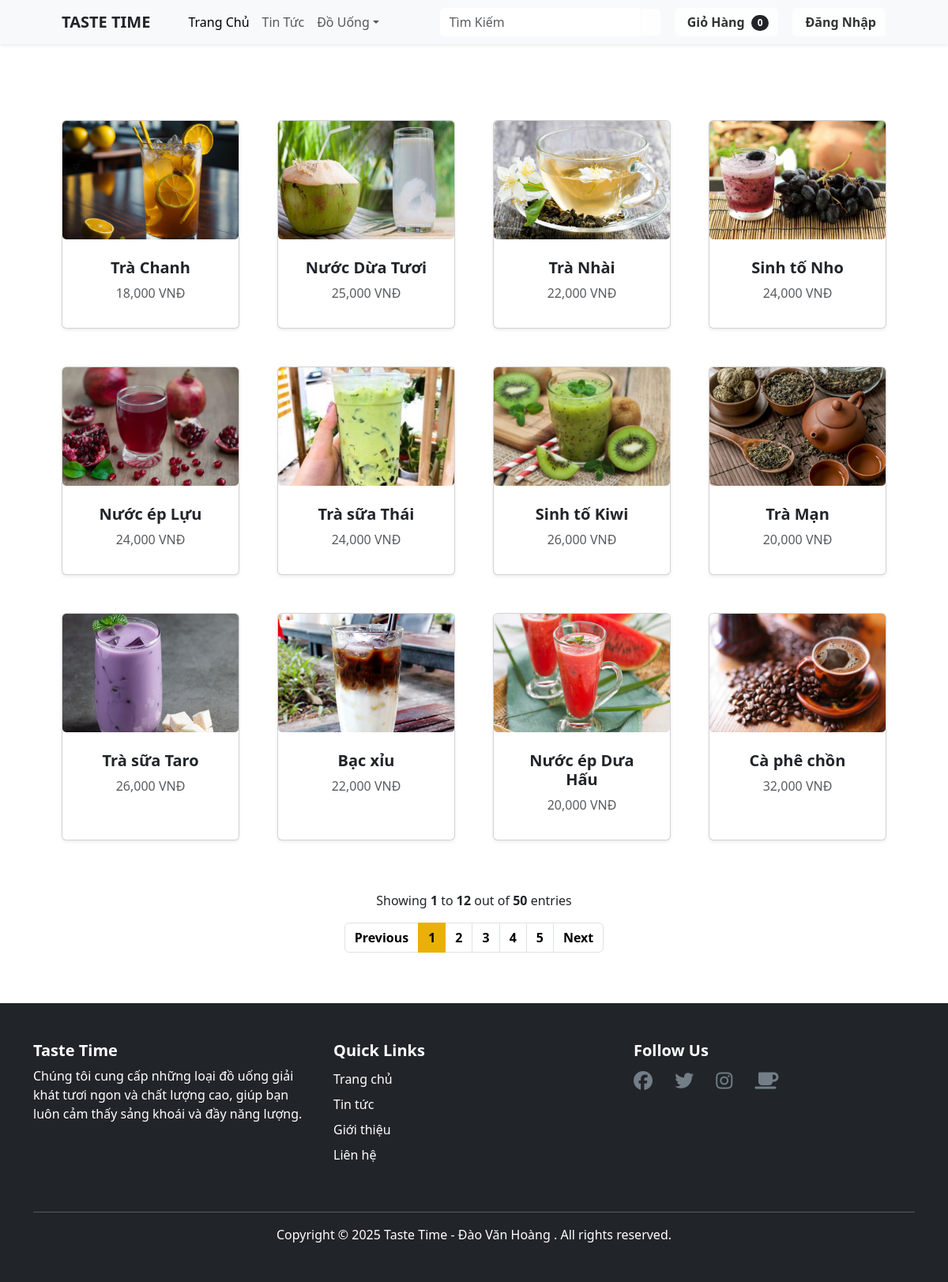
The page /result.php on the database its author committed.
### tables this page shows
CREATE TABLE `beverages` (
  `beverage_id` int(11) NOT NULL,
  `beverage_name` varchar(100) NOT NULL,
  `price` decimal(10,2) NOT NULL,
  `description` varchar(255) NOT NULL,
  `image` varchar(255) NOT NULL,
  `category_id` int(11) NOT NULL
);

### models/database.php (called while the page is built, shortened)
<?php
class Database
{
    public static $connection;
    public function __construct()
    {
        if (!self::$connection) {
            self::$connection = new mysqli(DB_HOST, DB_USER, DB_PASSWORD, DB_NAME, PORT);
            self::$connection->set_charset(DB_CHARSET);
        }
        return self::$connection;
    }
}

### models/beverages.php (called while the page is built, shortened)
<?php
class Beverages
{
    private $beverage_id, $beverage_name, $price, $description, $image, $category_id;
    public function __construct($beverage_id, $beverage_name, $price, $description, $image, $category_id)
    {
        $this->beverage_id = $beverage_id;
        $this->beverage_name = $beverage_name;
        $this->price = $price;
        $this->image = $image;
    }
    public function getBeverageId()
    {
        return $this->beverage_id;
    }
    public function getBeverageName()
    {
        return $this->beverage_name;
    }
    public function getPrice()
    {
        return $this->price;
    }
    public function getImage()
    {
        return $this->image;
    }
}

### result.php (the view, shortened to what this page needs)
<?php
require_once './models/beveragesRepository.php';
$beveragesRepository = new BeveragesRepository();
$page = 1;
$perPage = 12;
$key = "";
$searchBeverages = $beveragesRepository->searchBeverages($key);
$total = count($searchBeverages);
$pageMax = ceil($total / $perPage);
$searchBeveragesPage = $beveragesRepository->searchBeveragesPage($key, $page, $perPage);
?>
<?php require_once 'header.php'; ?>
<section class="py-5">
    <div class="container px-4 px-lg-5 mt-5">
        <div class="row gx-4 gx-lg-5 row-cols-2 row-cols-md-3 row-cols-xl-4 justify-content-center">
            <?php foreach ($searchBeveragesPage as $beverages) { ?>
                <div class="col mb-5">
                    <div class="card h-100 shadow-sm">
                        <a href="detail.php?beverage_id=<?= $beverages->getBeverageId(); ?>">
                            <img class="card-img-top" src="./assets/img/<?= $beverages->getImage(); ?>" alt="Beverage Image" />
                        </a>
                        <div class="card-body p-4 text-center">
                            <h5 class="fw-bolder">
                                <a href="detail.php?beverage_id=<?= $beverages->getBeverageId(); ?>" class="text-dark text-decoration-none"><?= $beverages->getBeverageName(); ?></a>
                            </h5>
                            <p class="text-muted mb-2"><?= number_format($beverages->getPrice()) . " VNĐ"; ?></p>
                        </div>
                    </div>
                </div>
            <?php } ?>
        </div>
        <div class="clearfix justify-content-center mt-3">
            <div class="hint-text text-center ">
                Showing <b>
                    <?= ($page - 1) * $perPage + 1 ?>
                </b> to <b>
                    <?= min($page * $perPage, $total) ?>
                </b> out of <b><?= $total ?></b> entries
            </div>
            <ul class="pagination d-flex justify-content-center mt-3">
                <li class="page-item">
                    <a href="?page=<?= ($page > 1) ? $page - 1 : $page; ?>" class="page-link">Previous</a>
                </li>
                <?= $beveragesRepository->createPageLinkSearchBeverages($total, $perPage, $page, $key); ?>
                <li class="page-item">
                    <a href="?page=<?= ($page < $pageMax) ? $page + 1 : $page; ?>" class="page-link">Next</a>
                </li>
            </ul>
        </div>
    </div>
</section>
<?php require_once 'footer.php'; ?>

### assets/css/main.css (style rules this page uses)
.pagination .page-link { color: #000; font-weight: bold; }
.card-img-top { width: 100%; height: 200px; object-fit: cover; }
.card img { width: 100%; height: 150px; object-fit: cover; border-radius: 5px; }

### rows shown on the page
beverages: image (picture), beverage_name "Trà Chanh", price "18,000"
beverages: image (picture), beverage_name "Nước Dừa Tươi", price "25,000"
beverages: image (picture), beverage_name "Trà Nhài", price "22,000"
beverages: image (picture), beverage_name "Sinh tố Nho", price "24,000"
beverages: image (picture), beverage_name "Nước ép Lựu", price "24,000"
beverages: image (picture), beverage_name "Trà sữa Thái", price "24,000"
beverages: image (picture), beverage_name "Sinh tố Kiwi", price "26,000"
beverages: image (picture), beverage_name "Trà Mạn", price "20,000"
beverages: image (picture), beverage_name "Trà sữa Taro", price "26,000"
beverages: image (picture), beverage_name "Bạc xỉu", price "22,000"
beverages: image (picture), beverage_name "Nước ép Dưa Hấu", price "20,000"
beverages: image (picture), beverage_name "Cà phê chồn", price "32,000"

### other values the page prints
min($page * $perPage, $total) "12"
$total "50"
